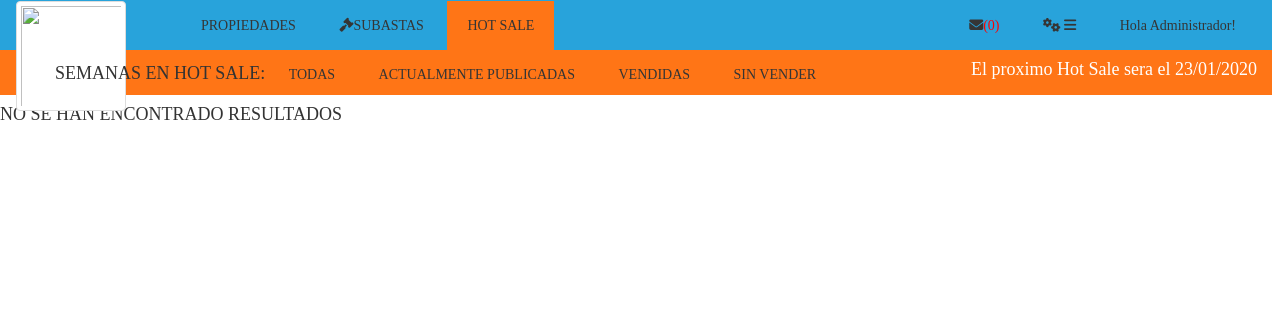
/listaHotSaleSinVender.php (signed in), run on an earlier commit of the app's database.
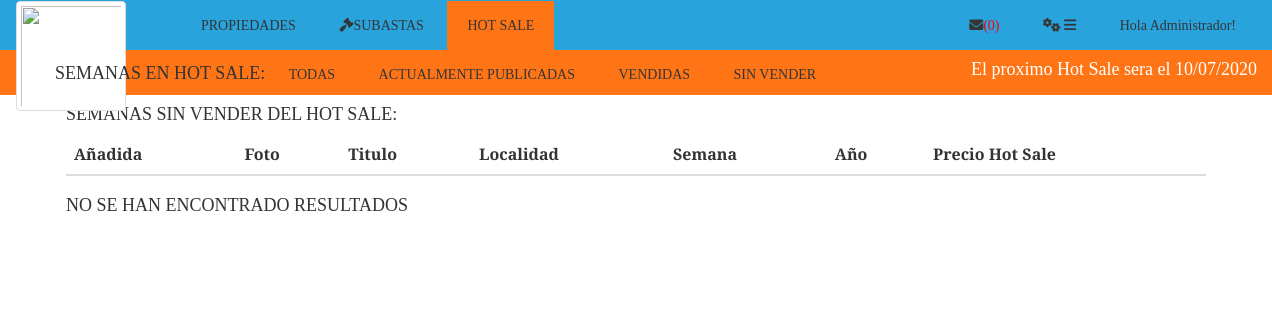
And on a later commit of the database.
### tables this page shows
CREATE TABLE `config_hotsale` (
  `idConfigHotsale` int(11) NOT NULL,
  `dia` int(11) NOT NULL,
  `mes` int(11) NOT NULL,
  `year` int(11) NOT NULL,
  `fecha` date NOT NULL,
  `duracion` int(11) NOT NULL
);

### cabeceraHotSale.php (the view, shortened to what this page needs)
<html>
<head>
 <link rel="stylesheet" href="https://maxcdn.bootstrapcdn.com/bootstrap/3.4.0/css/bootstrap.min.css">
 <link rel="stylesheet" type="text/css" href="css/estilos.css">
</head>
<body>
	<div>
    <?php
   	$todas= "listaHotSale.php";
	$enHotSale= "listaActualHotSale.php";
	$vendidasHS="listaHotSaleVendidas.php";
	$sinVenderHS="listaHotSaleSinVender.php";
    $consultaHotSale="SELECT * FROM config_hotsale";
    $resu2 =  mysqli_query(mysqli_connect('localhost','root','','grupo6'),$consultaHotSale);
    $row2=mysqli_fetch_array($resu2);
    $añoH=date("Y");
    $fecha="$row2[dia]-$row2[mes]-$añoH";
    $fechaHotsale= strtotime ( 'd-m-Y' , strtotime ( $fecha ) ) ;
    $fechaH=strtotime($fechaHotsale);
    $fecha_actual=date('d-m-Y');
    if ($fecha_actual > $fechaHotsale){
       $añoH=$añoH + 1;
       $fecha="$row2[dia]-$row2[mes]-$añoH";
       $fechaHotsale= date ( 'd-m-Y' , strtotime ( $fecha ) ) ;
       $fechaH=strtotime($fechaHotsale);
    }
    $fechaH=date('d/m/Y', $fechaH);
	?>
<div id="header" style="margin-top: -20px; background-color: #FF7516">
     <div class="container-fluid">
   	<ul class="menu" style="float:left;">
        <li><h4>SEMANAS EN HOT SALE:</h4></li>
      <li><a href=<?php echo $todas; ?>></i>TODAS</a></li>
      <li><a href=<?php echo $enHotSale; ?>></i>ACTUALMENTE PUBLICADAS</a></li>
      <li><a href=<?php echo $vendidasHS; ?>></i>VENDIDAS</a></li>
      <li><a href=<?php echo $sinVenderHS; ?>></i>SIN VENDER</a></li>
    </ul>
    <ul class="menu" style="float: right;">
      <li><h4 style='color:#FFFFFF'>El proximo Hot Sale sera el <?php echo"$fechaH";?> </h4></li>
    </ul>
   </div>
   </div>
</div>
</body>
</html>

### listaHotSaleSinVender.php (shortened to what this page needs)
<html>
<?php
include("cabecera.php");
include("cabeceraHotSale.php");
$con=conectar();
$query = "SELECT  hs.idHotsale, hs.precio, hs.fechaagregada, su.idSubasta, su.idSemana, su.year, p.titulo, p.localidad,  p.idPropiedad, su.cancelada
          FROM hotsale hs INNER JOIN subasta su ON hs.idSubasta = su.idSubasta INNER JOIN propiedad p ON su.idPropiedad = p.idPropiedad
          WHERE su.enhotsale = '1'   ";
$result = mysqli_query($con, $query);
$num=mysqli_num_rows($result);
if ($num==0) {
    echo"<h4>NO SE HAN ENCONTRADO RESULTADOS</h4>";
}
else{     ?>
  <div class="container">
    <div>
      <table class="table table-hover">
        <h4>SEMANAS SIN VENDER DEL HOT SALE:</h4>
        <thead>
          <tr>
            <th>Añadida</th>
            <th>Foto</th>
            <th>Titulo</th>
            <th>Localidad</th>
            <th>Semana</th>
            <th>Año</th>
            <th>Precio Hot Sale</th>
          </tr>
        </thead>
        <tbody>       <?php
          $auxiliar=true;
              $imgs=ObtenerImgs($row['idPropiedad']);       ?>
      </table>         <?php
      if ($auxiliar==true){
          echo"<tr><td><h4>NO SE HAN ENCONTRADO RESULTADOS</h4></td></tr>";
      }
}
mysqli_close($con);       ?>
    </div>
 </div>
</html>

What changed in the data, as far as the page shows it:
removed config_hotsale: fechaH "23/01/2020"
added config_hotsale: fechaH "10/07/2020"
Also different on the page:
text now shown: "SEMANAS SIN VENDER DEL HOT SALE: Añadida Foto Titulo Localidad Semana Año Precio Hot Sale"
